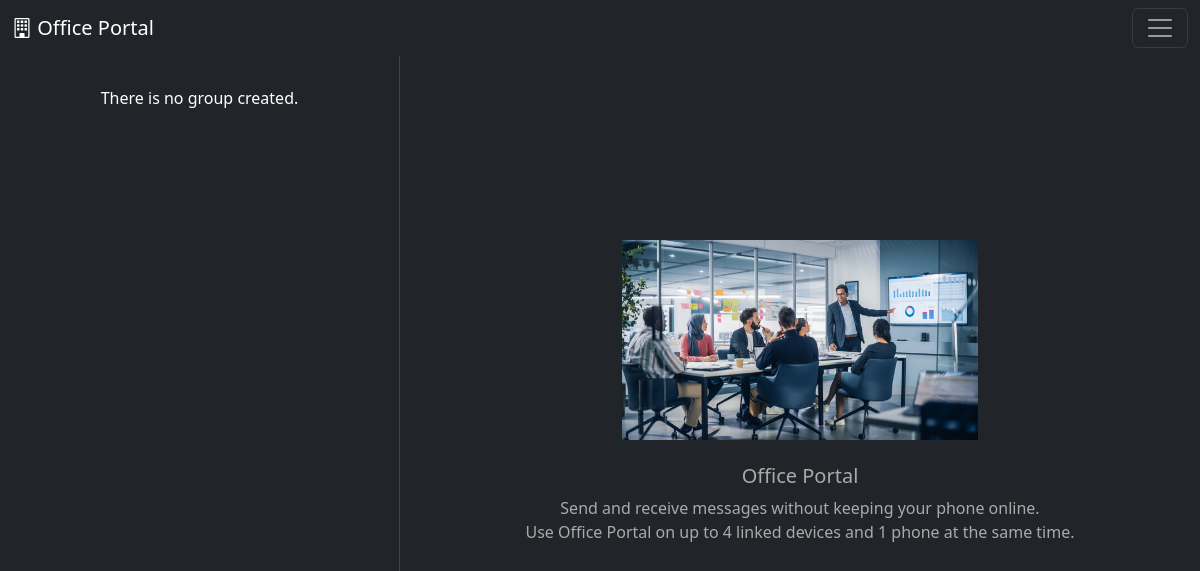
Before: /chats/ (signed in) with the older database file.
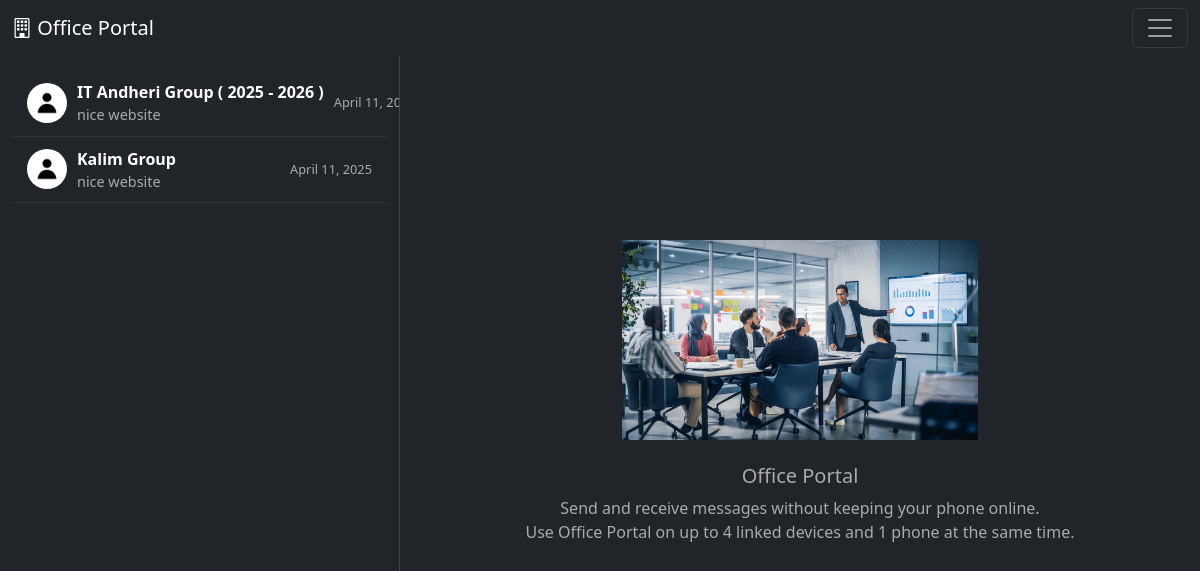
After: the same page with the newer database file.
### home/models.py (models this page shows)
class CategoryGroupModel(models.Model):
    CGM_Image = models.ImageField(upload_to='CGM/', default='default_user/def_user.jpg')
    CGM_Name = models.CharField(max_length=100)
    CGM_Category = models.CharField(max_length=100)
    CGM_Description = models.CharField(max_length=5000, blank=True, null=True, default='Group Chat, Description!')
    CGM_Slogon = models.CharField(max_length=500, default='Welcome To New Group!')
    CGM_Time = models.DateField(default=timezone.now)
    def __str__(self):
        return self.CGM_Name

### home/views.py (the view)
# urls.py: path('chats/', views.ChatPageFunction ,name='Chats'),
def ChatPageFunction(request):
    UC_Data = UserOfCGM.objects.filter(UOC_Id = request.user.id)
    UC1 = list(UC_Data)
    lstOfGroup = []
    for a1 in UC1:
        KeyName = a1.UOC_connect
        data = CategoryGroupModel.objects.get(CGM_Name = KeyName)
        lstOfGroup += [data]
    lstLen = int(len(lstOfGroup))
    print(lstLen)
    context = {
        'lstOfGroup' : lstOfGroup,
        'lstLen' : lstLen,
    }
    return render(request, 'chatPage.html', context)

### home/navbar.py (called while the page is built)
def NavbarFunction(request):
    if request.user.is_authenticated:
        User_Profile = Profile.objects.get(name = request.user.id)
        return {
            "Category" : User_Profile.user_category,
        }
    return {
        "Category" : "Employee",
    }

### templates/chatPage.html (shortened to what this page needs)
{% extends 'base.html' %}
{% block body %}
<div class="container-fluid">
    <div class="row">
        <div class="col-4 chat-list bg-dark">
            <div class="p-3">
            </div>
            {% if lstLen == 0 %}
            <div class="text-center text-muted p-3">
                <p class="text-white">There is no group created.</p>
            </div>
            {% else %}
                {% for LG in lstOfGroup %}
                    <div class="chat-item">
                        <div class="chat-details">
                            <img src="/media/{{ LG.CGM_Image }}" alt="User" class="chat-image">
                            <div class="chat-text">
                                <div class="chat-name">{{ LG.CGM_Name }}</div>
                                <div class="chat-preview">nice website</div>
                            </div>
                        </div>
                        <div class="chat-date">{{ LG.CGM_Time }}</div>
                    </div>
                {% endfor %}
            {% endif %}
        </div>
        <div class="col-8 main-area">
            <div class="text-center">
                <img src="../media/office.jpg" alt="Office Portal" class="img-fluid mb-4" style="max-height: 200px;">
                <h5>Office Portal</h5>
                <p>Send and receive messages without keeping your phone online.<br>Use Office Portal on up to 4 linked devices and 1 phone at the same time.</p>
            </div>
        </div>
    </div>
</div>
{% endblock %}

### templates/base.html (shortened to what this page needs)
<!DOCTYPE html>
<html lang="en">
<head>
    <link href="https://cdn.jsdelivr.net/npm/bootstrap@5.3.3/dist/css/bootstrap.min.css" rel="stylesheet">
    <link href="https://cdn.jsdelivr.net/npm/bootstrap-icons@1.10.5/font/bootstrap-icons.css" rel="stylesheet">
</head>
<body class="bg-dark">
    {% include 'navbar.html' %}
      {% block body %}
      {% endblock %}
</body>
</html>

### templates/navbar.html (shortened to what this page needs)
<nav class="navbar navbar-dark bg-dark fixed-top">
  <div class="container-fluid">
    <a class="navbar-brand" href="{% url 'home' %}"><i class="bi bi-building"></i> Office Portal</a>
    <button class="navbar-toggler" type="button" data-bs-toggle="offcanvas" data-bs-target="#offcanvasDarkNavbar" aria-controls="offcanvasDarkNavbar" aria-label="Toggle navigation">
      <span class="navbar-toggler-icon"></span>
    </button>
  </div>
</nav>

### templates/chatPage.html (style rules this page uses)
body { background-color: #1c1c1c; color: white; }
.chat-list { height: 100vh; overflow-y: auto; border-right: 1px solid #444; }
.chat-item { padding: 10px 15px; border-bottom: 1px solid #333; cursor: pointer; display: flex; align-items: center; justify-content: space-between; }
.chat-details { display: flex; align-items: center; gap: 10px; flex-grow: 1; }
.chat-image { width: 40px; height: 40px; border-radius: 50%; object-fit: cover; }
.chat-text { overflow: hidden; }
.chat-name { font-weight: bold; white-space: nowrap; overflow: hidden; text-overflow: ellipsis; }
.chat-preview { font-size: 0.9rem; color: #aaa; white-space: nowrap; overflow: hidden; text-overflow: ellipsis; }
.chat-date { font-size: 0.8rem; color: #aaa; white-space: nowrap; margin-left: 10px; }
.main-area { height: 100vh; display: flex; justify-content: center; align-items: center; color: #aaa; }

Changed rows visible on the page:
added CategoryGroupModel: CGM_Image (picture), CGM_Name "IT Andheri Group ( 2025 - 2026 )", CGM_Time "April 11,…"
added CategoryGroupModel: CGM_Image (picture), CGM_Name "Kalim Group", CGM_Time "April 11, 2025"
Other visible differences:
text no longer shown: "There is no group created."
